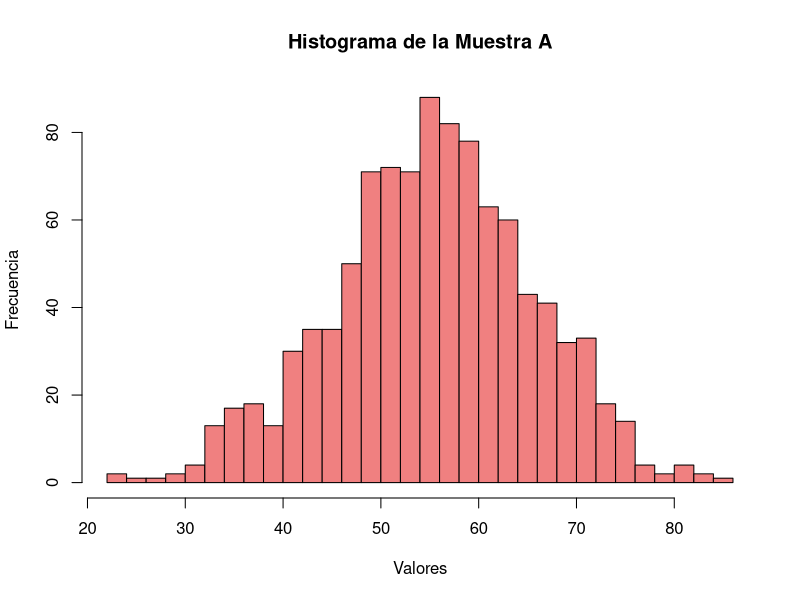

The R script that drew this image:
# Definimos los parámetros
media_A <- 55
desviacion_estandar_A <- 10
tamaño_muestra <- 1000

# Generamos la muestra A
muestra_A <- rnorm(tamaño_muestra, mean = media_A, sd = desviacion_estandar_A)

# Creamos el histograma de la muestra A
hist(muestra_A, breaks = 30, col = "lightcoral", border = "black",
     main = "Histograma de la Muestra A",
     xlab = "Valores", ylab = "Frecuencia")

# Calculamos la media y la desviación estándar de Muestra A
media_calculada_A <- mean(muestra_A)
desviacion_calculada_A <- sd(muestra_A)

# Imprimimos los resultados
cat(sprintf("Media calculada de Muestra A: %.2f\n", media_calculada_A))
cat(sprintf("Desviación estándar calculada de Muestra A: %.2f\n", desviacion_calculada_A))
